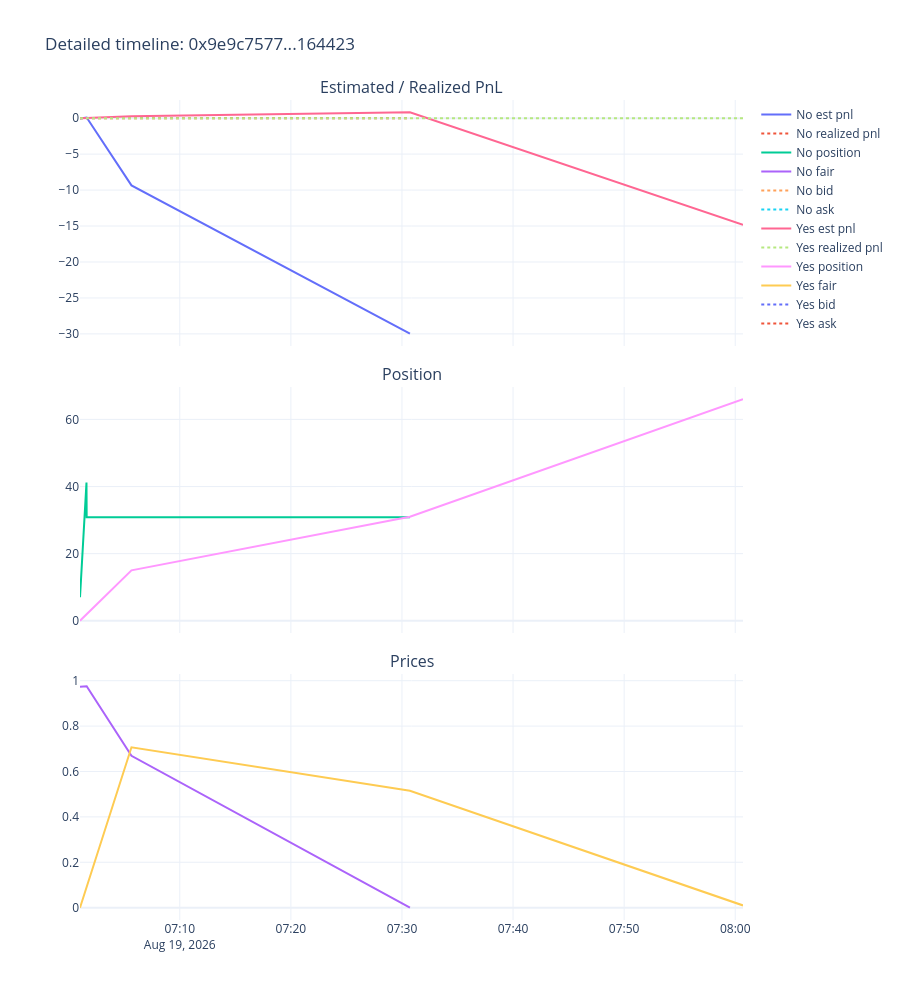

The notebook cell saved with this chart:
### Code cell
timeline = events[events['row_type'] == 'stats'][['dt', 'token_id', 'outcome', 'position_after', 'realized_pnl', 'est_pnl', 'best_bid', 'best_ask', 'fair_price', 'vwap5m', 'vwap15m', 'vwap1h']].copy()
timeline = timeline.sort_values(['dt', 'token_id']).reset_index(drop=True)

fig = make_subplots(rows=3, cols=1, shared_xaxes=True, vertical_spacing=0.05,
                     subplot_titles=('Estimated / Realized PnL', 'Position', 'Prices'))

for token_id, grp in timeline.groupby('token_id', sort=False):
    label = grp['outcome'].iloc[0]
    fig.add_trace(go.Scatter(x=grp['dt'], y=grp['est_pnl'], name=f'{label} est pnl', mode='lines'), row=1, col=1)
    fig.add_trace(go.Scatter(x=grp['dt'], y=grp['realized_pnl'], name=f'{label} realized pnl', mode='lines', line=dict(dash='dot')), row=1, col=1)
    fig.add_trace(go.Scatter(x=grp['dt'], y=grp['position_after'], name=f'{label} position', mode='lines'), row=2, col=1)
    fig.add_trace(go.Scatter(x=grp['dt'], y=grp['fair_price'], name=f'{label} fair', mode='lines'), row=3, col=1)
    fig.add_trace(go.Scatter(x=grp['dt'], y=grp['best_bid'], name=f'{label} bid', mode='lines', line=dict(dash='dot')), row=3, col=1)
    fig.add_trace(go.Scatter(x=grp['dt'], y=grp['best_ask'], name=f'{label} ask', mode='lines', line=dict(dash='dot')), row=3, col=1)

fig.update_layout(height=1000, template='plotly_white', title=f'Detailed timeline: {best_cid[:10]}...{best_cid[-6:]}')
fig.show()

### Figure 1 — Plotly figure (JSON) as saved in the notebook; plotly's stock layout.template omitted (floating-point values rounded to 4 significant figures)
{"data": [{"mode": "lines", "name": "No est pnl", "type": "scatter", "x": ["2026-08-19T07:01:01", "2026-08-19T07:01:36", "2026-08-19T07:01:37", "2026-08-19T07:05:39", "2026-08-19T07:30:43"], "xaxis": "x", "y": [-0.04492, 0.1462, 0.08699, -9.35, -29.97], "yaxis": "y"}, {"line": {"dash": "dot"}, "mode": "lines", "name": "No realized pnl", "type": "scatter", "x": ["2026-08-19T07:01:01", "2026-08-19T07:01:36", "2026-08-19T07:01:37", "2026-08-19T07:05:39", "2026-08-19T07:30:43"], "xaxis": "x", "y": [0.0, 0.0, 0.0, 0.0, 0.0], "yaxis": "y"}, {"mode": "lines", "name": "No position", "type": "scatter", "x": ["2026-08-19T07:01:01", "2026-08-19T07:01:36", "2026-08-19T07:01:37", "2026-08-19T07:05:39", "2026-08-19T07:30:43"], "xaxis": "x2", "y": [7.0, 41.17, 30.82, 30.82, 30.82], "yaxis": "y2"}, {"mode": "lines", "name": "No fair", "type": "scatter", "x": ["2026-08-19T07:01:01", "2026-08-19T07:01:36", "2026-08-19T07:01:37", "2026-08-19T07:05:39", "2026-08-19T07:30:43"], "xaxis": "x3", "y": [0.9736, 0.9753, 0.9753, 0.6691, 0.0], "yaxis": "y3"}, {"line": {"dash": "dot"}, "mode": "lines", "name": "No bid", "type": "scatter", "x": ["2026-08-19T07:01:01", "2026-08-19T07:01:36", "2026-08-19T07:01:37", "2026-08-19T07:05:39", "2026-08-19T07:30:43"], "xaxis": "x3", "y": [NaN, NaN, NaN, NaN, NaN], "yaxis": "y3"}, {"line": {"dash": "dot"}, "mode": "lines", "name": "No ask", "type": "scatter", "x": ["2026-08-19T07:01:01", "2026-08-19T07:01:36", "2026-08-19T07:01:37", "2026-08-19T07:05:39", "2026-08-19T07:30:43"], "xaxis": "x3", "y": [NaN, NaN, NaN, NaN, NaN], "yaxis": "y3"}, {"mode": "lines", "name": "Yes est pnl", "type": "scatter", "x": ["2026-08-19T07:01:01", "2026-08-19T07:05:39", "2026-08-19T07:30:43", "2026-08-19T08:00:42"], "xaxis": "x", "y": [0.0, 0.2499, 0.8154, -14.84], "yaxis": "y"}, {"line": {"dash": "dot"}, "mode": "lines", "name": "Yes realized pnl", "type": "scatter", "x": ["2026-08-19T07:01:01", "2026-08-19T07:05:39", "2026-08-19T07:30:43", "2026-08-19T08:00:42"], "xaxis": "x", "y": [0.0, 0.0, 0.0, 0.0], "yaxis": "y"}, {"mode": "lines", "name": "Yes position", "type": "scatter", "x": ["2026-08-19T07:01:01", "2026-08-19T07:05:39", "2026-08-19T07:30:43", "2026-08-19T08:00:42"], "xaxis": "x2", "y": [0.0, 15.0, 31.0, 66.0], "yaxis": "y2"}, {"mode": "lines", "name": "Yes fair", "type": "scatter", "x": ["2026-08-19T07:01:01", "2026-08-19T07:05:39", "2026-08-19T07:30:43", "2026-08-19T08:00:42"], "xaxis": "x3", "y": [0.0, 0.7067, 0.515, 0.01], "yaxis": "y3"}, {"line": {"dash": "dot"}, "mode": "lines", "name": "Yes bid", "type": "scatter", "x": ["2026-08-19T07:01:01", "2026-08-19T07:05:39", "2026-08-19T07:30:43", "2026-08-19T08:00:42"], "xaxis": "x3", "y": [NaN, NaN, NaN, NaN], "yaxis": "y3"}, {"line": {"dash": "dot"}, "mode": "lines", "name": "Yes ask", "type": "scatter", "x": ["2026-08-19T07:01:01", "2026-08-19T07:05:39", "2026-08-19T07:30:43", "2026-08-19T08:00:42"], "xaxis": "x3", "y": [NaN, NaN, NaN, NaN], "yaxis": "y3"}], "layout": {"annotations": [{"font": {"size": 16}, "showarrow": false, "text": "Estimated / Realized PnL", "x": 0.5, "xanchor": "center", "xref": "paper", "y": 1, "yanchor": "bottom", "yref": "paper"}, {"font": {"size": 16}, "showarrow": false, "text": "Position", "x": 0.5, "xanchor": "center", "xref": "paper", "y": 0.65, "yanchor": "bottom", "yref": "paper"}, {"font": {"size": 16}, "showarrow": false, "text": "Prices", "x": 0.5, "xanchor": "center", "xref": "paper", "y": 0.3, "yanchor": "bottom", "yref": "paper"}], "height": 1000, "title": {"text": "Detailed timeline: 0x9e9c7577...164423"}, "xaxis": {"anchor": "y", "domain": [0, 1], "matches": "x3", "showticklabels": false}, "xaxis2": {"anchor": "y2", "domain": [0, 1], "matches": "x3", "showticklabels": false}, "xaxis3": {"anchor": "y3", "domain": [0, 1]}, "yaxis": {"anchor": "x", "domain": [0.7, 1]}, "yaxis2": {"anchor": "x2", "domain": [0.35, 0.65]}, "yaxis3": {"anchor": "x3", "domain": [0, 0.3]}}}
